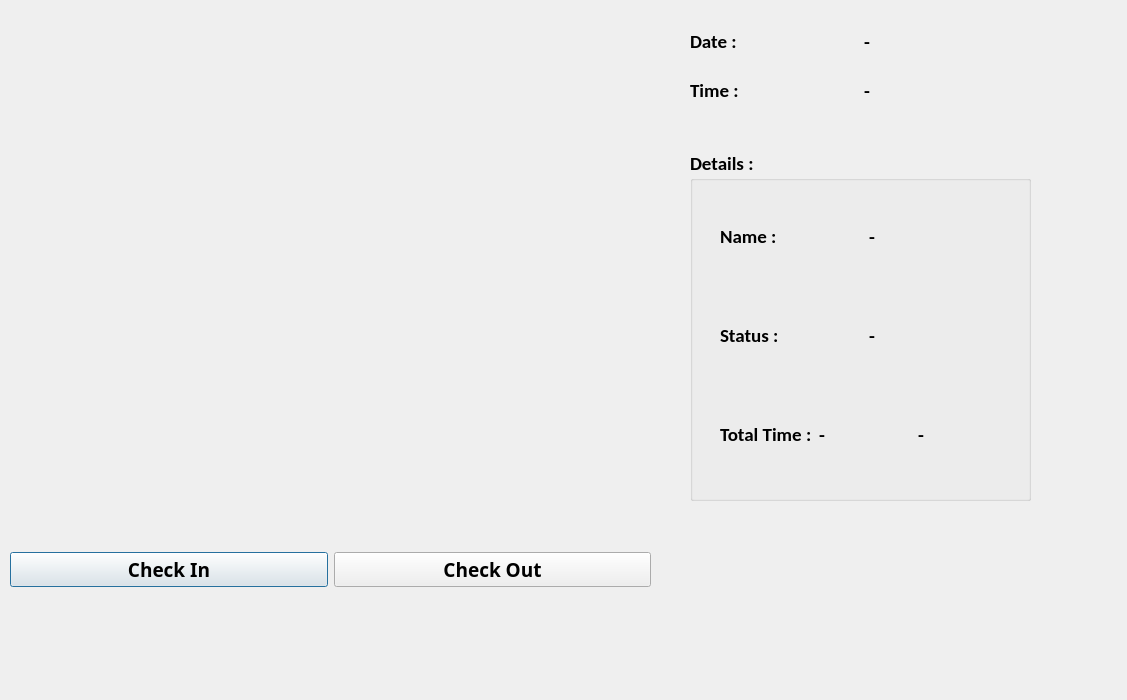
<?xml version="1.0" encoding="UTF-8"?>
<ui version="4.0">
 <class>OutputDialog</class>
 <widget class="QDialog" name="OutputDialog">
  <property name="geometry">
   <rect>
    <x>0</x>
    <y>0</y>
    <width>1127</width>
    <height>700</height>
   </rect>
  </property>
  <property name="minimumSize">
   <size>
    <width>0</width>
    <height>0</height>
   </size>
  </property>
  <property name="maximumSize">
   <size>
    <width>1920</width>
    <height>1080</height>
   </size>
  </property>
  <property name="font">
   <font>
    <family>Calibri</family>
    <weight>75</weight>
    <bold>true</bold>
   </font>
  </property>
  <property name="windowTitle">
   <string>Facial Recognitionby PyQt5 App</string>
  </property>
  <property name="windowIcon">
   <iconset resource="resource.qrc">
    <normaloff>:/icon/icon.png</normaloff>:/icon/icon.png</iconset>
  </property>
  <widget class="QLabel" name="imgLabel">
   <property name="geometry">
    <rect>
     <x>30</x>
     <y>10</y>
     <width>631</width>
     <height>461</height>
    </rect>
   </property>
   <property name="maximumSize">
    <size>
     <width>640</width>
     <height>480</height>
    </size>
   </property>
   <property name="text">
    <string/>
   </property>
  </widget>
  <widget class="QWidget" name="horizontalLayoutWidget">
   <property name="geometry">
    <rect>
     <x>10</x>
     <y>530</y>
     <width>641</width>
     <height>80</height>
    </rect>
   </property>
   <layout class="QHBoxLayout" name="horizontalLayout">
    <item>
     <widget class="QPushButton" name="CheckInButton">
      <property name="font">
       <font>
        <family>Segoe UI Black</family>
        <pointsize>14</pointsize>
        <weight>75</weight>
        <bold>true</bold>
       </font>
      </property>
      <property name="text">
       <string>Check In</string>
      </property>
      <property name="checkable">
       <bool>true</bool>
      </property>
     </widget>
    </item>
    <item>
     <widget class="QPushButton" name="CheckOutButton">
      <property name="font">
       <font>
        <family>Segoe UI Black</family>
        <pointsize>14</pointsize>
        <weight>75</weight>
        <bold>true</bold>
       </font>
      </property>
      <property name="text">
       <string>Check Out</string>
      </property>
      <property name="checkable">
       <bool>true</bool>
      </property>
     </widget>
    </item>
   </layout>
  </widget>
  <widget class="QWidget" name="gridLayoutWidget">
   <property name="geometry">
    <rect>
     <x>690</x>
     <y>20</y>
     <width>341</width>
     <height>91</height>
    </rect>
   </property>
   <layout class="QGridLayout" name="gridLayout">
    <item row="0" column="0">
     <layout class="QHBoxLayout" name="horizontalLayout_2">
      <item>
       <widget class="QLabel" name="label">
        <property name="font">
         <font>
          <family>Calibri</family>
          <pointsize>14</pointsize>
          <weight>75</weight>
          <bold>true</bold>
         </font>
        </property>
        <property name="text">
         <string>Date :</string>
        </property>
       </widget>
      </item>
      <item>
       <widget class="QLabel" name="Date_Label">
        <property name="font">
         <font>
          <family>Calibri</family>
          <pointsize>14</pointsize>
          <weight>75</weight>
          <bold>true</bold>
         </font>
        </property>
        <property name="text">
         <string>-</string>
        </property>
       </widget>
      </item>
     </layout>
    </item>
    <item row="1" column="0">
     <layout class="QHBoxLayout" name="horizontalLayout_3">
      <item>
       <widget class="QLabel" name="label_2">
        <property name="font">
         <font>
          <family>Calibri</family>
          <pointsize>14</pointsize>
          <weight>75</weight>
          <bold>true</bold>
         </font>
        </property>
        <property name="text">
         <string>Time :</string>
        </property>
       </widget>
      </item>
      <item>
       <widget class="QLabel" name="Time_Label">
        <property name="font">
         <font>
          <family>Calibri</family>
          <pointsize>14</pointsize>
          <weight>75</weight>
          <bold>true</bold>
         </font>
        </property>
        <property name="text">
         <string>-</string>
        </property>
       </widget>
      </item>
     </layout>
    </item>
   </layout>
  </widget>
  <widget class="QGroupBox" name="groupBox">
   <property name="geometry">
    <rect>
     <x>690</x>
     <y>150</y>
     <width>341</width>
     <height>351</height>
    </rect>
   </property>
   <property name="font">
    <font>
     <family>Calibri</family>
     <pointsize>14</pointsize>
     <weight>75</weight>
     <bold>true</bold>
    </font>
   </property>
   <property name="title">
    <string>Details :</string>
   </property>
   <widget class="QWidget" name="gridLayoutWidget_2">
    <property name="geometry">
     <rect>
      <x>30</x>
      <y>40</y>
      <width>291</width>
      <height>291</height>
     </rect>
    </property>
    <layout class="QGridLayout" name="gridLayout_2">
     <item row="1" column="0">
      <layout class="QHBoxLayout" name="horizontalLayout_5">
       <item>
        <widget class="QLabel" name="label_4">
         <property name="font">
          <font>
           <family>Calibri</family>
           <pointsize>14</pointsize>
           <weight>75</weight>
           <bold>true</bold>
          </font>
         </property>
         <property name="text">
          <string>Status :</string>
         </property>
        </widget>
       </item>
       <item>
        <widget class="QLabel" name="Status_Label">
         <property name="font">
          <font>
           <family>Calibri</family>
           <pointsize>14</pointsize>
           <weight>75</weight>
           <bold>true</bold>
          </font>
         </property>
         <property name="text">
          <string>-</string>
         </property>
        </widget>
       </item>
      </layout>
     </item>
     <item row="0" column="0">
      <layout class="QHBoxLayout" name="horizontalLayout_4">
       <item>
        <widget class="QLabel" name="label_3">
         <property name="font">
          <font>
           <family>Calibri</family>
           <pointsize>14</pointsize>
           <weight>75</weight>
           <bold>true</bold>
          </font>
         </property>
         <property name="text">
          <string>Name :</string>
         </property>
        </widget>
       </item>
       <item>
        <widget class="QLabel" name="Name_Label">
         <property name="font">
          <font>
           <family>Calibri</family>
           <pointsize>14</pointsize>
           <weight>75</weight>
           <bold>true</bold>
          </font>
         </property>
         <property name="text">
          <string>-</string>
         </property>
        </widget>
       </item>
      </layout>
     </item>
     <item row="2" column="0">
      <layout class="QHBoxLayout" name="horizontalLayout_6">
       <item>
        <widget class="QLabel" name="label_5">
         <property name="font">
          <font>
           <family>Calibri</family>
           <pointsize>14</pointsize>
           <weight>75</weight>
           <bold>true</bold>
          </font>
         </property>
         <property name="text">
          <string>Total Time :</string>
         </property>
        </widget>
       </item>
       <item>
        <widget class="QLabel" name="Hour_Label">
         <property name="font">
          <font>
           <family>Calibri</family>
           <pointsize>14</pointsize>
           <weight>75</weight>
           <bold>true</bold>
          </font>
         </property>
         <property name="text">
          <string>-</string>
         </property>
        </widget>
       </item>
       <item>
        <widget class="QLabel" name="Min_Label">
         <property name="font">
          <font>
           <family>Calibri</family>
           <pointsize>14</pointsize>
           <weight>75</weight>
           <bold>true</bold>
          </font>
         </property>
         <property name="text">
          <string>-</string>
         </property>
        </widget>
       </item>
      </layout>
     </item>
    </layout>
   </widget>
  </widget>
 </widget>
 <resources>
  <include location="resource.qrc"/>
  <include location="D:/UI_1/Face-Recogntion-PyQt/Face_Detection_PyQt_base/resource.qrc"/>
 </resources>
 <connections/>
</ui>
